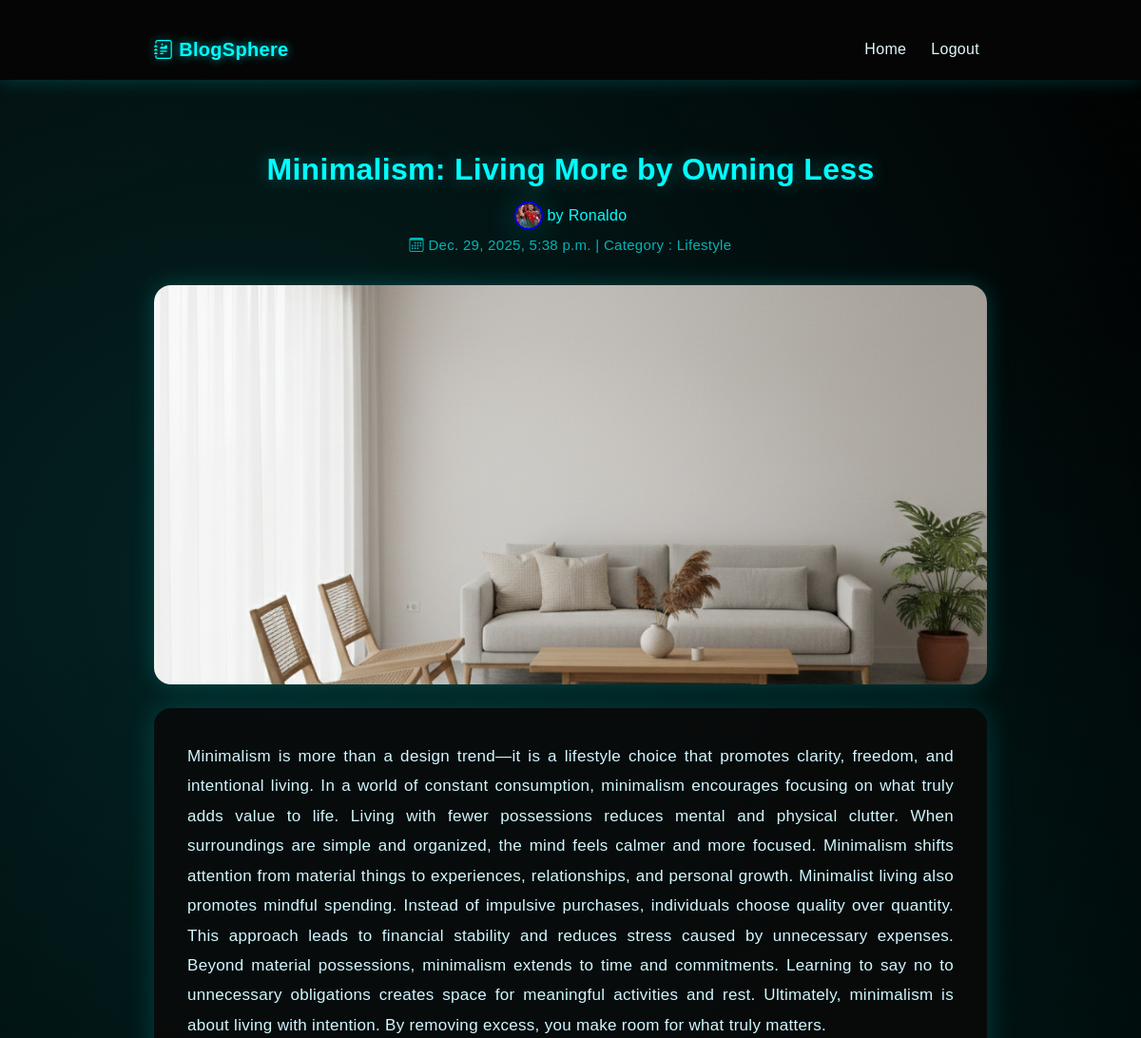
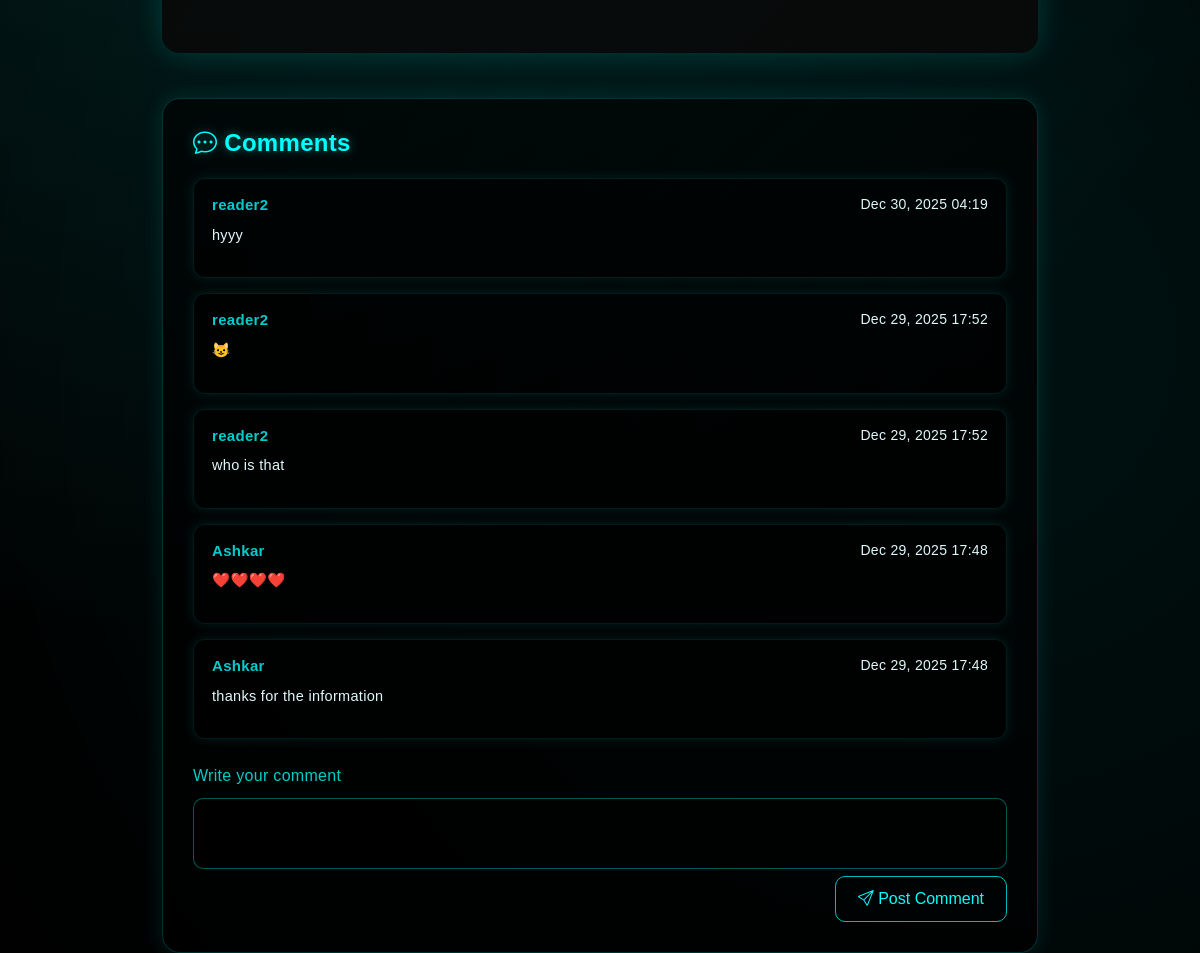
Screenshot of /reader/blogs/39 (signed in) with the database file from the repository (2 pictures, top to bottom).
### blog_app/models.py (models this page shows, shortened)
class Blog(models.Model):
    writer=models.ForeignKey(User,on_delete=models.CASCADE,limit_choices_to={'role':'writer'})
    blog_title=models.CharField(max_length=100)
    category_options=[
        ('Technology','Technology'),
        ('Lifestyle','Lifestyle'),
        ('Travel','Travel'),
        ('Food','Food'),
        ('Education','Education'),
        ('Other','Other'),
    ]
    category=models.CharField(max_length=100,choices=category_options)
    status_options=[
        ('draft','Draft'),
        ('published','Published'),
    ]
    status=models.CharField(max_length=100,choices=status_options,default='draft')
    content=models.CharField(max_length=1000)
    image=models.FileField(upload_to='medias')
    created_at=models.DateTimeField(auto_now_add=True)
    reading_time=models.PositiveBigIntegerField(default=1)

class User(AbstractUser):
    bio=models.CharField(max_length=500,blank=True, null=True)
    profile=models.FileField(upload_to='medias',blank=True, null=True)
    role_choices=[
        ('reader','reader'),
        ('writer','writer'),
    ]
    role=models.CharField(max_length=100,choices=role_choices,default='reader')
    followers=models.ManyToManyField('self',symmetrical=False,related_name='following',blank=True)

class Comments(models.Model):
    blog=models.ForeignKey(Blog,on_delete=models.CASCADE, related_name='comments')
    user=models.ForeignKey(User,on_delete=models.CASCADE)
    comment=models.CharField(max_length=500)
    created_at=models.DateTimeField(auto_now_add=True)

### blog_app/views.py (the view)
# urls.py: path('reader/blogs/<int:id>', views.ReaderBlogDetailView.as_view(),name='reader-blog_detail'),
@method_decorator(login_required(login_url='login'), name='dispatch')
class ReaderBlogDetailView(View):
    def get(self,request,**kwargs):
        blogs=Blog.objects.get(id=kwargs.get("id"))
        comments=Comments.objects.filter(blog=blogs).order_by('-created_at')
        return render(request,'reader_blog_detaile.html',{'blog':blogs,'comments':comments})

### blog_app/templates/reader_blog_detaile.html (shortened to what this page needs)
{% load static%}
<!DOCTYPE html>
<html lang="en">
<head>
  <link href="https://cdn.jsdelivr.net/npm/bootstrap@5.3.3/dist/css/bootstrap.min.css" rel="stylesheet">
  <link href="https://cdn.jsdelivr.net/npm/bootstrap-icons@1.11.3/font/bootstrap-icons.css" rel="stylesheet">
  <link href="{% static 'css/reader_blog_detail.css' %}" rel="stylesheet">
</head>
<body>
  <nav class="navbar navbar-expand-lg navbar-dark fixed-top">
    <div class="container">
      <a class="navbar-brand" href="#"><i class="bi bi-journal-richtext"></i> BlogSphere</a>
      <div class="collapse navbar-collapse" id="navmenu">
        <ul class="navbar-nav ms-auto">
          <li class="nav-item"><a href="{% url 'reader-home' %}" class="nav-link">Home</a></li>
          <li class="nav-item"><a href="{% url 'logout' %}" class="nav-link">Logout</a></li>
        </ul>
      </div>
    </div>
  </nav>
 <div class="container mt-0 pt-4">
    <div class="hero-section">
        <div class="blog-header">
            <h2 class="blog-title">{{ blog.blog_title }}</h2>
          <div class="writer-details">
            <img src="{{ blog.writer.profile.url }}">  by  {{ blog.writer.first_name }}
          </div>
            <p class="blog-meta">
                <i class="bi bi-calendar3"></i> {{ blog.created_at }}
                | Category : <span>{{ blog.category }}</span>
            </p>
        </div>
    </div>
    <div class="blog-image-box">
        {% if blog.image %}
            <img src="{{ blog.image.url }}" class="blog-img">
        {% else %}
            <img src="{% static 'images/blog_default.png' %}" class="blog-img">
        {% endif %}
    </div>
    <div class="blog-content">
        <p>{{ blog.content }}</p>
    </div>
    <div class="comments-section">
        <h4><i class="bi bi-chat-dots"></i> Comments</h4>
        {% for comment in comments %}
        <div class="comment-card">
            <div class="comment-top">
                <span class="commenter">{{ comment.user.first_name }}</span>
                <small>{{ comment.created_at|date:"M d, Y H:i" }}</small>
            </div>
            <p class="comment-text">{{ comment.comment }}</p>
        </div>
        {% empty %}
        <p>No comments yet.</p>
        {% endfor %}
        <form method="POST" class="comment-form" action="{% url 'comment' blog.id %}">
            <label>Write your comment</label>
            <textarea name="comment" rows="2" required></textarea>
            <div class="text-end">
                <button type="submit" class="btn-glow">
                    <i class="bi bi-send"></i> Post Comment
                </button>
            </div>
        </form>
    </div>
</div>
</body>
</html>

### blog_app/static/css/reader_blog_detail.css (style rules this page uses)
body { background: radial-gradient(circle at top left, #050505, #000); font-family: 'Poppins', sans-serif; color: #e0f7fa; overflow-x: hidden; letter-spacing: 0.3px; }
.container { position: relative; z-index: 2; max-width: 900px; padding-top: 20px; }
h2 { color: #00ffff; text-shadow: 0 0 18px rgba(0, 255, 255, 0.45); font-weight: 600; margin-bottom: 15px; }
.blog-header { text-align: center; margin-bottom: 30px; }
.blog-header img { width: 100%; height: 420px; object-fit: cover; border-radius: 18px; box-shadow: 0 0 35px rgba(0, 255, 255, 0.22); margin-top: 15px; }
.blog-meta { font-size: 15px; margin-bottom: 10px; margin-top: 5px; color: #00ffffb0; }
.blog-content { background: rgba(10, 10, 10, 0.88); padding: 35px; border-radius: 18px; box-shadow: 0 0 30px rgba(0, 255, 255, 0.18); margin-bottom: 45px; }
.blog-content p { color: #d1f7ff; font-size: 17px; line-height: 1.85; text-align: justify; }
.comments-section { background: rgba(0, 0, 0, 0.65); border-radius: 18px; padding: 30px; border: 1px solid rgba(0, 255, 255, 0.18); box-shadow: 0 0 22px rgba(0, 255, 255, 0.12); }
.comments-section h4 { color: #00ffff; text-shadow: 0 0 10px rgba(0, 255, 255, 0.45); font-weight: 600; margin-bottom: 20px; }
.commenter { font-weight: 600; font-size: 15px; color: #00ffffcc; margin-bottom: 3px; }
.comment-text { color: #e0f7fa; font-size: 14.5px; margin-top: 5px; }
.comment-form { margin-top: 25px; }
.comment-form label { color: #00ffffcc; font-weight: 500; margin-bottom: 10px; }
.comment-form textarea { background: rgba(0, 0, 0, 0.55); border: 1px solid rgba(0, 255, 255, 0.35); color: #e0f7fa; border-radius: 10px; width: 100%; padding: 12px; resize: none; transition: 0.3s ease; font-size: 15px; }
.btn-glow { background: transparent; border: 1px solid #00ffffbb; color: #00ffff; border-radius: 10px; padding: 10px 22px; font-weight: 500; transition: 0.3s; }
.navbar { background-color: #050505; padding: 12px 0; box-shadow: 0 0 20px rgba(0, 255, 255, 0.2); }
.navbar-brand { color: #00ffff; font-weight: 600; text-shadow: 0 0 10px #00ffffa0; font-size: 20px; }
.nav-link { color: #e0f7fa !important; margin-left: 10px; font-weight: 400; transition: 0.3s; }
.hero-section { margin-top: 40px; margin-bottom: 20px; align-items: center; }
.blog-title { text-align: center; color: #00ffff; font-size: 32px; font-weight: 600; text-shadow: 0 0 18px #00ffff50; }
.blog-image-box { margin: 25px 0; }
.blog-image-box img { width: 100%; height: 420px; object-fit: cover; border-radius: 18px; box-shadow: 0 0 25px rgba(0, 255, 255, 0.2); }
.comment-card { background: rgba(0,0,0,0.5); border: 1px solid rgba(0,255,255,0.1); padding: 15px 18px; border-radius: 12px; margin-bottom: 15px; box-shadow: 0 0 12px rgba(0,255,255,0.1); }
.comment-top { display: flex; justify-content: space-between; }
.writer-details { display: inline; color: #00ffff; }
.writer-details img { width: 30px; height: 30px; border-radius: 50%; margin-top:0px; border: 2px solid blue; }

### rows the page displays
Blog: blog_title "Minimalism: Living More by Owning Less", writer.profile (picture), writer.first_name "Ronaldo", created_at "Dec. 29, 2025, 5:38 p.m.", category "Lifestyle", image (picture), content "Minimalism is more than a design trend—it is a lifestyle choice that promotes clarity, freedom, and intentional living. In a world of constant consumption, minimalism encourages focusing on what truly adds value to life. Living with fewer possessions reduces mental and physical clutter. When surroundings are simple and organized, the mind feels calmer and more focused. Minimalism shifts attention from material things to experiences, relationships, and personal growth. Minimalist living also promotes mindful spending. Instead of impulsive purchases, individuals choose quality over quantity. This approach leads to financial stability and reduces stress caused by unnecessary expenses. Beyond…"
Comments: user.first_name "reader2", created_at "Dec 30, 2025 04:19", comment "hyyy"
Comments: user.first_name "reader2", created_at "Dec 29, 2025 17:52", comment "😺"
Comments: user.first_name "reader2", created_at "Dec 29, 2025 17:52", comment "who is that"
Comments: user.first_name "Ashkar", created_at "Dec 29, 2025 17:48", comment "❤️❤️❤️❤️"
Comments: user.first_name "Ashkar", created_at "Dec 29, 2025 17:48", comment "thanks for the information"
